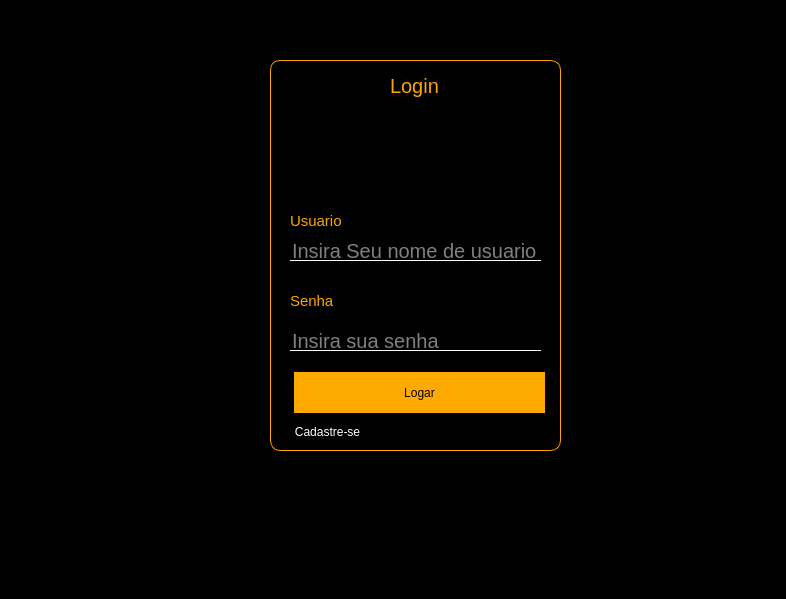
<?xml version="1.0" encoding="UTF-8"?>
<ui version="4.0">
 <class>MainWindow</class>
 <widget class="QMainWindow" name="MainWindow">
  <property name="geometry">
   <rect>
    <x>0</x>
    <y>0</y>
    <width>786</width>
    <height>599</height>
   </rect>
  </property>
  <property name="windowTitle">
   <string>MainWindow</string>
  </property>
  <property name="styleSheet">
   <string notr="true">background-color: rgb(0, 0, 0);</string>
  </property>
  <widget class="QWidget" name="centralwidget">
   <widget class="QFrame" name="frame">
    <property name="geometry">
     <rect>
      <x>270</x>
      <y>60</y>
      <width>291</width>
      <height>391</height>
     </rect>
    </property>
    <property name="styleSheet">
     <string notr="true">border:1px solid orange;
border-radius:10px</string>
    </property>
    <property name="frameShape">
     <enum>QFrame::StyledPanel</enum>
    </property>
    <property name="frameShadow">
     <enum>QFrame::Raised</enum>
    </property>
    <widget class="QLabel" name="textoInicio">
     <property name="geometry">
      <rect>
       <x>120</x>
       <y>10</y>
       <width>61</width>
       <height>31</height>
      </rect>
     </property>
     <property name="styleSheet">
      <string notr="true">color:orange;
font-size:20px;
border:none</string>
     </property>
     <property name="text">
      <string>Login</string>
     </property>
    </widget>
    <widget class="QLabel" name="label_3">
     <property name="geometry">
      <rect>
       <x>20</x>
       <y>150</y>
       <width>81</width>
       <height>21</height>
      </rect>
     </property>
     <property name="styleSheet">
      <string notr="true">color:orange;
font-size:15px;
border:none</string>
     </property>
     <property name="text">
      <string>Usuario</string>
     </property>
    </widget>
    <widget class="QLabel" name="label_4">
     <property name="geometry">
      <rect>
       <x>20</x>
       <y>230</y>
       <width>81</width>
       <height>21</height>
      </rect>
     </property>
     <property name="styleSheet">
      <string notr="true">color:orange;
font-size:15px;
border:none</string>
     </property>
     <property name="text">
      <string>Senha</string>
     </property>
    </widget>
    <widget class="QLineEdit" name="lineEdit_usuario">
     <property name="geometry">
      <rect>
       <x>20</x>
       <y>180</y>
       <width>251</width>
       <height>21</height>
      </rect>
     </property>
     <property name="styleSheet">
      <string notr="true">color:orange;
font-size:20px;
border:none;
border-radius:none;
border-bottom: 1px solid white;
color: white</string>
     </property>
     <property name="placeholderText">
      <string>Insira Seu nome de usuario</string>
     </property>
    </widget>
    <widget class="QLineEdit" name="lineEdit_2_senha">
     <property name="geometry">
      <rect>
       <x>20</x>
       <y>270</y>
       <width>251</width>
       <height>21</height>
      </rect>
     </property>
     <property name="styleSheet">
      <string notr="true">color:orange;
font-size:20px;

border:none;
border-radius:none;
border-bottom: 1px solid white;
color:white</string>
     </property>
     <property name="placeholderText">
      <string>Insira sua senha</string>
     </property>
    </widget>
    <widget class="QPushButton" name="botao1">
     <property name="geometry">
      <rect>
       <x>24</x>
       <y>312</y>
       <width>251</width>
       <height>41</height>
      </rect>
     </property>
     <property name="styleSheet">
      <string notr="true">
border:none;
border-radius:none;
background-color: rgb(255, 170, 0);</string>
     </property>
     <property name="text">
      <string>Logar</string>
     </property>
    </widget>
    <widget class="QPushButton" name="pushButton_2">
     <property name="geometry">
      <rect>
       <x>20</x>
       <y>360</y>
       <width>75</width>
       <height>23</height>
      </rect>
     </property>
     <property name="styleSheet">
      <string notr="true">color:white;
border:none</string>
     </property>
     <property name="text">
      <string>Cadastre-se</string>
     </property>
    </widget>
    <widget class="QLabel" name="label">
     <property name="geometry">
      <rect>
       <x>90</x>
       <y>50</y>
       <width>101</width>
       <height>101</height>
      </rect>
     </property>
     <property name="styleSheet">
      <string notr="true">border:none</string>
     </property>
     <property name="frameShape">
      <enum>QFrame::StyledPanel</enum>
     </property>
     <property name="frameShadow">
      <enum>QFrame::Raised</enum>
     </property>
     <property name="text">
      <string/>
     </property>
     <property name="textFormat">
      <enum>Qt::MarkdownText</enum>
     </property>
     <property name="pixmap">
      <pixmap>:/imgfile/OIP__1_-removebg-preview-removebg-preview.png</pixmap>
     </property>
     <property name="scaledContents">
      <bool>true</bool>
     </property>
     <property name="wordWrap">
      <bool>false</bool>
     </property>
     <property name="openExternalLinks">
      <bool>false</bool>
     </property>
    </widget>
   </widget>
   <widget class="QLabel" name="label_aviso">
    <property name="geometry">
     <rect>
      <x>330</x>
      <y>20</y>
      <width>251</width>
      <height>21</height>
     </rect>
    </property>
    <property name="styleSheet">
     <string notr="true">background-color: none;
color:red;</string>
    </property>
    <property name="text">
     <string/>
    </property>
   </widget>
  </widget>
  <widget class="QMenuBar" name="menubar">
   <property name="geometry">
    <rect>
     <x>0</x>
     <y>0</y>
     <width>786</width>
     <height>21</height>
    </rect>
   </property>
  </widget>
  <widget class="QStatusBar" name="statusbar"/>
 </widget>
 <resources>
  <include location="../img/aaaa.qrc"/>
 </resources>
 <connections/>
</ui>
